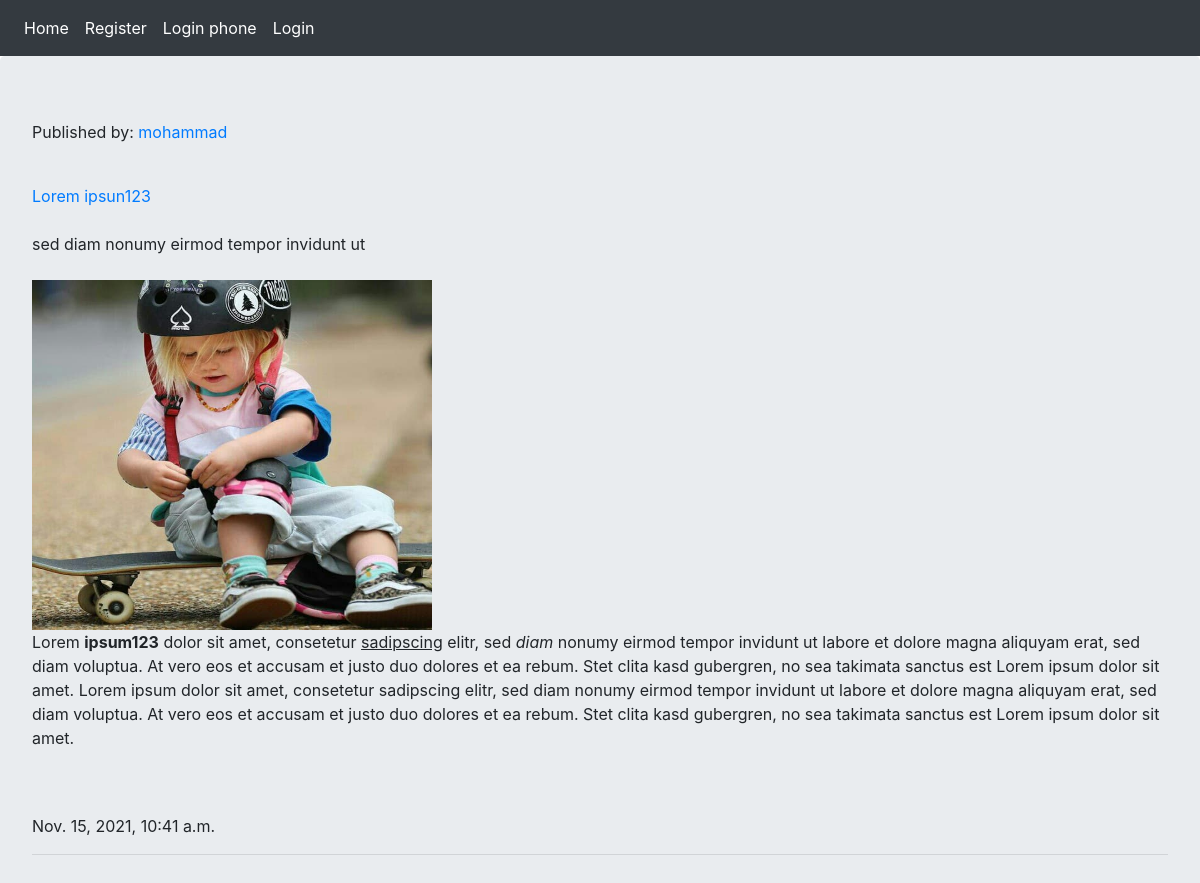
The page / on the database its author committed.
### blog/models.py (models this page shows, shortened)
class Post(models.Model):
    user = models.ForeignKey(User, on_delete=models.CASCADE)
    title = models.CharField(max_length=250)
    body = RichTextField()
    snippet = models.CharField(max_length=300)
    image = models.ImageField(upload_to='images/')
    publish = models.DateTimeField(default=timezone.now)
    created = models.DateTimeField(auto_now_add=True)
    updated = models.DateTimeField(auto_now=True)
    status = models.BooleanField(default=False)

### accounts/models.py (models this page shows, shortened)
class User(AbstractBaseUser):
    username = models.CharField(max_length=50, unique=True)
    email = models.EmailField(max_length=255, unique=True, verbose_name='email address')
    full_name = models.CharField(max_length=255, blank=True, null=True)
    is_active = models.BooleanField(default=True)
    is_admin = models.BooleanField(default=False)
    objects = UserManager()
    USERNAME_FIELD = 'username'
    REQUIRED_FIELDS = ['email', 'full_name']
    def __str__(self):
        return self.username

### blog/views.py (the view)
# urls.py: path('', views.PostList.as_view(), name='home'),
class PostList(View):
    posts = Post.objects.filter(status=True)
    def get(self, request):
        return render(request, 'blog/post.html', {'posts':self.posts})

### blog/templates/blog/post.html (shortened to what this page needs)
{% extends 'base.html' %}
    {% block content %}
        {% for post in posts %}
            <p>Published by:<a href="{% url 'accounts:profile' post.user.id %}"> {{ post.user }}</a></p><br>
            <a href="{% url 'blog:post_detail' post.id %}">{{ post.title }}</a><br><br>
            {{post.snippet}}<br><br>
            <img src="{{ post.image.url }}" alt="" width="400" height="350"><br>
            {{ post.body|safe }}<br><br>
            {{ post.publish }}<hr>
        {% endfor %}
    {% endblock %}

### templates/base.html (shortened to what this page needs)
<!DOCTYPE html>
<html lang="en">
<head>
    <link rel="stylesheet" href="https://cdn.jsdelivr.net/npm/bootstrap@4.6.0/dist/css/bootstrap.min.css">
</head>
<body>
    {% include 'inc/navbar.html' %}
    <div class="jumbotron">
        {% block content %}{% endblock %}
    </div>
</body>
</html>

### templates/inc/navbar.html
<nav class="navbar navbar-expand-lg navbar-dark bg-dark">
    <div class="navbar-nav ">
      <a class="nav-link active" href="{% url 'blog:home' %}">Home </a>
      {% if request.user.is_authenticated %}
      <a class="nav-link active" href="{% url 'blog:post_create' %}">Create Post </a>
      <a class="nav-link active" href="{% url 'accounts:profile' user.id %}">Profile </a>
      <a class="nav-link active" href="{% url 'accounts:logout' %}">Logout </a>
      {% else %}
      <a class="nav-link active" href="{% url 'accounts:register' %}">Register </a>
      <a class="nav-link active" href="{% url 'accounts:phone_login' %}">Login phone </a>
      <a class="nav-link active" href="{% url 'accounts:login' %}">Login </a>
      {% endif %}
    </div>
</nav>

### rows shown on the page
Post: user "mohammad", title "Lorem ipsun123", snippet "sed diam nonumy eirmod tempor invidunt ut", image (picture), body "Lorem ipsum123 dolor sit amet, consetetur sadipscing elitr, sed diam nonumy eirmod tempor invidunt ut labore et dolore magna aliquyam erat, sed diam voluptua. At vero eos et accusam et justo duo dolores et ea rebum. Stet clita kasd gubergren, no sea takimata sanctus est Lorem ipsum dolor sit amet. Lorem ipsum dolor sit amet, consetetur sadipscing elitr, sed diam nonumy eirmod tempor invidunt ut labore et dolore magna aliquyam erat, sed diam voluptua. At vero eos et accusam et justo duo dolores et ea rebum. Stet clita kasd gubergren, no sea takimata sanctus est Lorem ipsum dolor sit amet.", publish "Nov. 15, 2021, 10:41 a.m."
